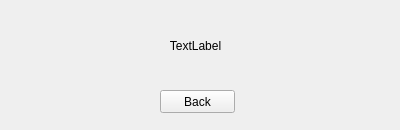
<?xml version="1.0" encoding="UTF-8"?>
<ui version="4.0">
 <class>MainWindow</class>
 <widget class="QMainWindow" name="MainWindow">
  <property name="geometry">
   <rect>
    <x>0</x>
    <y>0</y>
    <width>400</width>
    <height>130</height>
   </rect>
  </property>
  <property name="minimumSize">
   <size>
    <width>400</width>
    <height>130</height>
   </size>
  </property>
  <property name="maximumSize">
   <size>
    <width>400</width>
    <height>130</height>
   </size>
  </property>
  <property name="windowTitle">
   <string>MainWindow</string>
  </property>
  <widget class="QWidget" name="centralwidget">
   <widget class="QPushButton" name="backBtn">
    <property name="geometry">
     <rect>
      <x>160</x>
      <y>90</y>
      <width>75</width>
      <height>23</height>
     </rect>
    </property>
    <property name="text">
     <string>Back</string>
    </property>
   </widget>
   <widget class="QLabel" name="errorLabel">
    <property name="geometry">
     <rect>
      <x>30</x>
      <y>30</y>
      <width>331</width>
      <height>31</height>
     </rect>
    </property>
    <property name="text">
     <string>TextLabel</string>
    </property>
    <property name="alignment">
     <set>Qt::AlignCenter</set>
    </property>
   </widget>
  </widget>
 </widget>
 <resources/>
 <connections/>
</ui>
